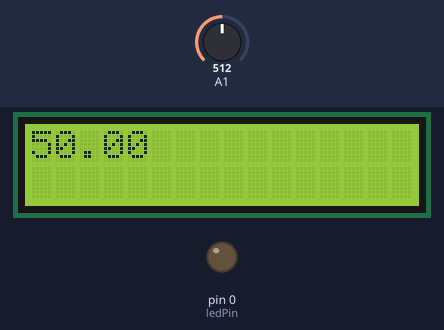
Bench run of a sketch on a simulated Arduino Uno, built with avr-gcc and run on an emulated ATmega328P. Shown: 16×2 character LCD, output pins drawn as LEDs (lit = HIGH). The inputs (shaded band) are chosen by the test bench; at power-on: A1 = 512.

Above: at 1.2 s.
1.3 s: A1 set to 525
At 2.5 s:
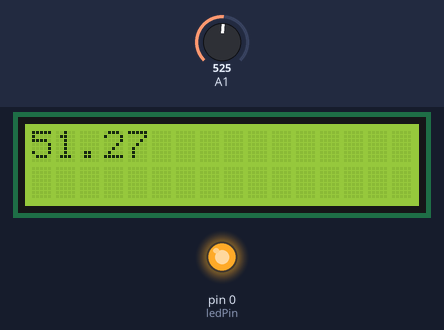
3.5 s: A1 set to 511
At 5.2 s:
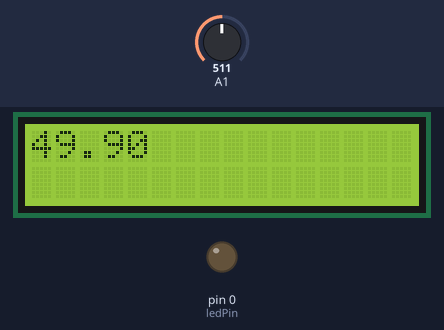
5.5 s: A1 set to 306
At 7.0 s:
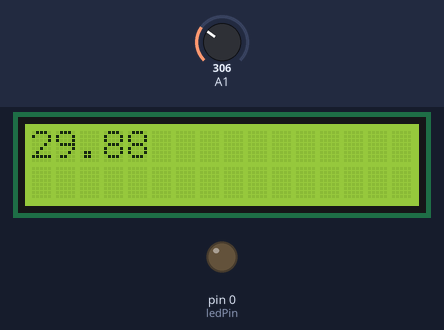
Timing chart, 0 to 8.5 s (numbered marks = the images above; inputs shaded):
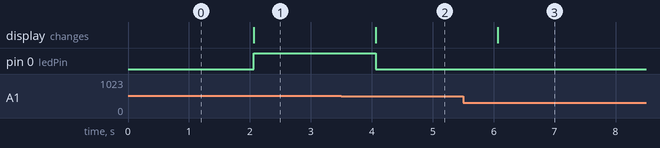

Measured:
- the behaviour switches between 512 and 513 on A1 (found by bisection; images 0 and 1)
- after the input at 1.3 s, pin 0 (ledPin): LOW → HIGH after 0.77 s; the display: changes after 0.77 s (image 1)
- after the input at 3.5 s, pin 0 (ledPin): HIGH → LOW after 0.57 s; the display: changes after 0.57 s (image 2)
- after the input at 5.5 s, the display: changes after 0.57 s (image 3)

The sketch:

Q5.ino
```cpp
    #include <LiquidCrystal.h>

    LiquidCrystal lcd (13,12,11,10,9,8);
    int sensor = 0 ;
    float v = 0.0 ;
    int ledPin = 0;

    void setup() {
      lcd.begin(16,2);
      pinMode(ledPin, OUTPUT);
    }
    void loop() {
      sensor = analogRead(A1);
      v = sensor * (100.0f /1024.0f) ;
      lcd.setCursor(0,0);
      lcd.print(v);
      if(v > 50){
        digitalWrite(ledPin, HIGH);
        delay(1000);
        }
      else{
        digitalWrite(ledPin, LOW);
        delay(1000);
        }


    }
```
